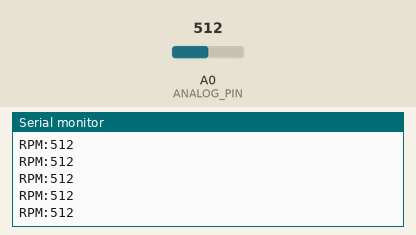
Bench run of a sketch on a simulated Arduino Zero (SAMD21). Shown: the last lines printed to the serial monitor. The test bench sets the inputs (shaded band); at power-on: A0 (ANALOG_PIN) = 512 (analog values on the 0–1023 scale).

Above: at 1.2 s.
1.3 s: A0 (ANALOG_PIN) set to 716
At 1.32 s:
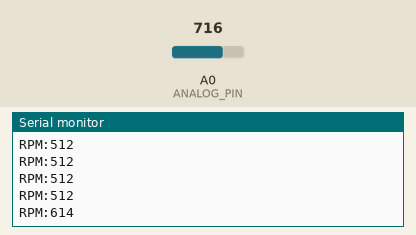
2.8 s: A0 (ANALOG_PIN) set to 900
At 2.82 s:
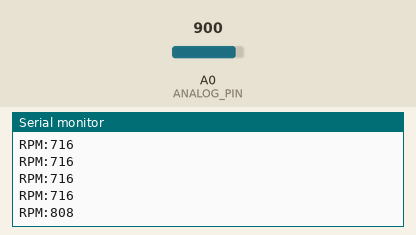
Timing chart, 0 to 5.8 s (numbered marks = the images above; inputs shaded):
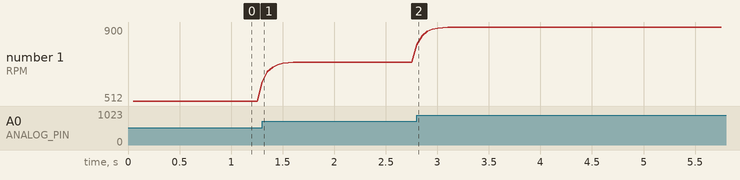

The sketch:

BreathFanRPM.ino
```cpp
// Breath Controller — DC Motor Generator Reader
// Motor positive → A0, motor negative → GND
// Breath spins propeller → motor generates voltage → Arduino reads it
// Sends "RPM:<smoothed analog>" over serial for FanBreathInput.cs in Unity
// Unity handles baseline calibration and intensity mapping.
//
// Uses asymmetric EMA: fast attack (responds instantly to harder blowing),
// slow decay (holds intensity while fan blades spin down).

const int ANALOG_PIN = A0;
const int SAMPLE_COUNT = 5;
const float ATTACK_ALPHA = 0.5;
const float DECAY_ALPHA  = 0.15;

float smoothedValue = 0;
float baseline = 0;
bool baselined = false;
int calCount = 0;
float calSum = 0;
unsigned long lastTime = 0;

const int CAL_READINGS = 20;

void setup() {
  Serial.begin(9600);
  analogReadResolution(10);
  smoothedValue = analogRead(ANALOG_PIN);
  lastTime = millis();
}

void loop() {
  unsigned long now = millis();
  if (now - lastTime >= 50) {
    lastTime = now;

    float total = 0;
    for (int i = 0; i < SAMPLE_COUNT; i++) {
      total += analogRead(ANALOG_PIN);
      delayMicroseconds(200);
    }
    float raw = total / SAMPLE_COUNT;

    if (!baselined) {
      calSum += raw;
      calCount++;
      smoothedValue = raw;
      if (calCount >= CAL_READINGS) {
        baseline = calSum / calCount;
        baselined = true;
      }
      Serial.print("RPM:");
      Serial.println((int)raw);
      return;
    }

    float rawDev = abs(raw - baseline);
    float curDev = abs(smoothedValue - baseline);
    float alpha = (rawDev > curDev) ? ATTACK_ALPHA : DECAY_ALPHA;

    smoothedValue = (alpha * raw) + ((1.0 - alpha) * smoothedValue);

    Serial.print("RPM:");
    Serial.println((int)smoothedValue);
  }
}
```

Measured:
- after the input at 1.3 s, the serial monitor: prints a new line at once (image 1)
- after the input at 2.8 s, the serial monitor: prints a new line at once (image 2)
- plotted number 1: 512 → 716 after the input at 1.3 s, 716 → 900 after the input at 2.8 s
